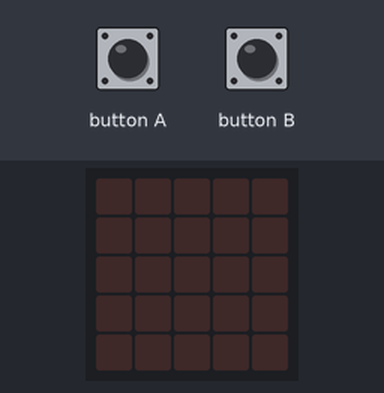
Bench run of a program on a simulated BBC micro:bit (MakeCode). Shown: the board's 5×5 LED display. The inputs (shaded band) are chosen by the test bench. Random numbers come from a fixed seed.

Above: at 1.2 s.
1.3 s: button A pressed for 0.15 s
At 1.8 s:
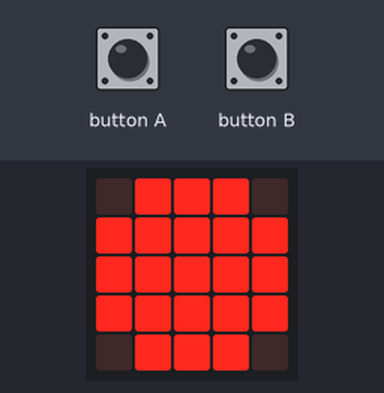
2.9 s: button B pressed for 0.15 s
At 4.2 s:
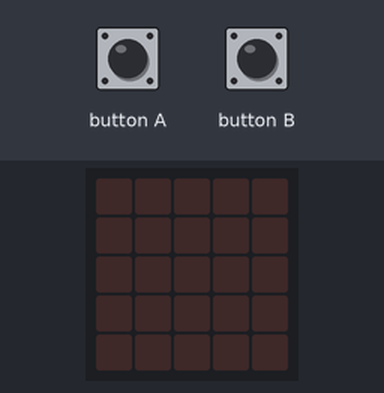
4.5 s: button A pressed for 0.15 s
At 5.5 s:
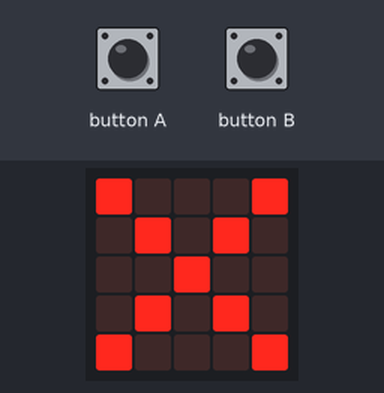
6.1 s: button A pressed 5 times (0.12 s each, 0.3 s apart)
At 7.7 s:
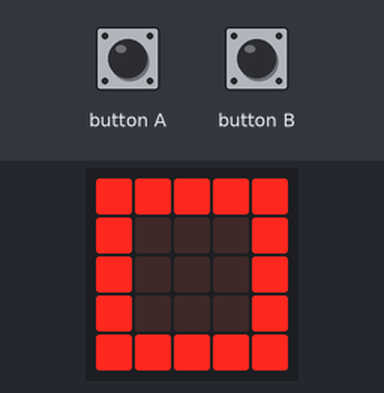
Timing chart, 0 to 9.2 s (numbered marks = the images above; inputs shaded):
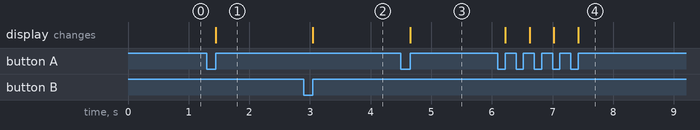

The program:

main.ts
```typescript
input.onButtonPressed(Button.A, function () {
    eleccion2 = opciones[Math.randomRange(0, 2)]
    eleccion2.showImage(0)
})
input.onButtonPressed(Button.B, function () {
    basic.clearScreen()
})
let eleccion2: Image = null
let opciones: Image[] = []
// Dibujos para cada opción
let piedra = images.createImage(`
    . # # # .
    # # # # #
    # # # # #
    # # # # #
    . # # # .
    `)
let papel = images.createImage(`
    # # # # #
    # . . . #
    # . . . #
    # . . . #
    # # # # #
    `)
let tijera = images.createImage(`
    # . . . #
    . # . # .
    . . # . .
    . # . # .
    # . . . #
    `)
opciones = [piedra, papel, tijera]
```

test.ts
```typescript
// aquí va el archivo "tests"; esto no se compilará cuando este paquete se utilice como una extensión.
```

Measured:
- after the input at 1.3 s, the display: changes after 0.15 s (image 1)
- after the input at 2.9 s, the display: changes after 0.15 s (image 2)
- after the input at 4.5 s, the display: changes after 0.15 s (image 3)
- after the input at 6.1 s, the display: first changes after 0.12 s (image 4 shows a later state)
